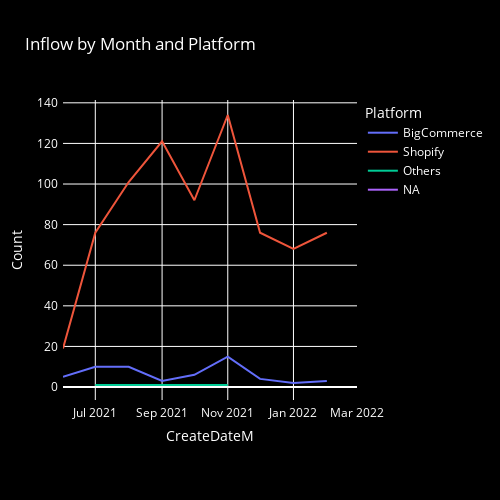

Notebook code cell kept with this figure:
### Markdown cell above
### Inflow Trend

### Code cell
import plotly.express as px

grp_date_platform = datadf.groupby(
        ['CreateDateM','Platform'],
        dropna=False
    )['Issue Key'].count().rename('Count').reset_index(name='Count').fillna("NA")

fig = px.line(grp_date_platform, x="CreateDateM", y="Count", color="Platform", title='Inflow by Month and Platform')
fig.update_traces(textposition="bottom right")

fig.update_traces(textposition="bottom right")
fig.update_layout(
    autosize=False,
    width=500,
    height=500,
    margin=dict(
        l=50,
        r=50,
        b=100,
        t=100,
        pad=4
    ),
    paper_bgcolor="Black",
    plot_bgcolor="Black",
    font=dict(
                color="White",
                size=12
    ),
)

fig.show()

### Figure 1 — Plotly figure (JSON) as saved in the notebook; plotly's stock layout.template omitted (floating-point values rounded to 4 significant figures)
{"data": [{"hovertemplate": "Platform=BigCommerce<br>CreateDateM=%{x}<br>Count=%{y}<extra></extra>", "legendgroup": "BigCommerce", "line": {"color": "#636efa", "dash": "solid"}, "marker": {"symbol": "circle"}, "mode": "lines", "name": "BigCommerce", "orientation": "v", "showlegend": true, "textposition": "bottom right", "type": "scatter", "x": ["2021-06-01T00:00:00", "2021-07-01T00:00:00", "2021-08-01T00:00:00", "2021-09-01T00:00:00", "2021-10-01T00:00:00", "2021-11-01T00:00:00", "2021-12-01T00:00:00", "2022-01-01T00:00:00", "2022-02-01T00:00:00"], "xaxis": "x", "y": [5, 10, 10, 3, 6, 15, 4, 2, 3], "yaxis": "y"}, {"hovertemplate": "Platform=Shopify<br>CreateDateM=%{x}<br>Count=%{y}<extra></extra>", "legendgroup": "Shopify", "line": {"color": "#EF553B", "dash": "solid"}, "marker": {"symbol": "circle"}, "mode": "lines", "name": "Shopify", "orientation": "v", "showlegend": true, "textposition": "bottom right", "type": "scatter", "x": ["2021-06-01T00:00:00", "2021-07-01T00:00:00", "2021-08-01T00:00:00", "2021-09-01T00:00:00", "2021-10-01T00:00:00", "2021-11-01T00:00:00", "2021-12-01T00:00:00", "2022-01-01T00:00:00", "2022-02-01T00:00:00"], "xaxis": "x", "y": [19, 76, 101, 121, 92, 134, 76, 68, 76], "yaxis": "y"}, {"hovertemplate": "Platform=Others<br>CreateDateM=%{x}<br>Count=%{y}<extra></extra>", "legendgroup": "Others", "line": {"color": "#00cc96", "dash": "solid"}, "marker": {"symbol": "circle"}, "mode": "lines", "name": "Others", "orientation": "v", "showlegend": true, "textposition": "bottom right", "type": "scatter", "x": ["2021-07-01T00:00:00", "2021-11-01T00:00:00"], "xaxis": "x", "y": [1, 1], "yaxis": "y"}, {"hovertemplate": "Platform=NA<br>CreateDateM=%{x}<br>Count=%{y}<extra></extra>", "legendgroup": "NA", "line": {"color": "#ab63fa", "dash": "solid"}, "marker": {"symbol": "circle"}, "mode": "lines", "name": "NA", "orientation": "v", "showlegend": true, "textposition": "bottom right", "type": "scatter", "x": ["2022-03-01T00:00:00"], "xaxis": "x", "y": [1], "yaxis": "y"}], "layout": {"autosize": false, "font": {"color": "White", "size": 12}, "height": 500, "legend": {"title": {"text": "Platform"}, "tracegroupgap": 0}, "margin": {"b": 100, "l": 50, "pad": 4, "r": 50, "t": 100}, "paper_bgcolor": "Black", "plot_bgcolor": "Black", "title": {"text": "Inflow by Month and Platform"}, "width": 500, "xaxis": {"anchor": "y", "domain": [0, 1], "title": {"text": "CreateDateM"}}, "yaxis": {"anchor": "x", "domain": [0, 1], "title": {"text": "Count"}}}}
